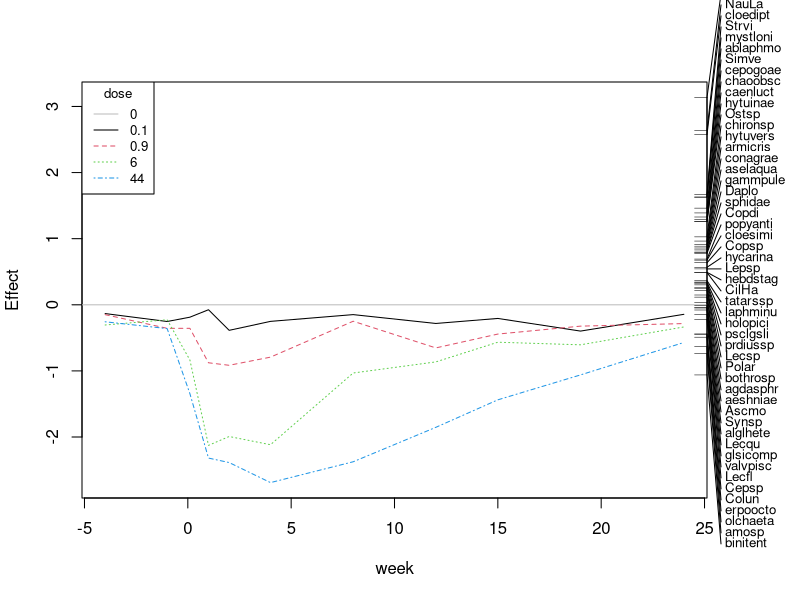

The R source for this figure:
library(vegan)


### Name: prc
### Title: Principal Response Curves for Treatments with Repeated
###   Observations
### Aliases: prc summary.prc plot.prc
### Keywords: multivariate

### ** Examples

## Chlorpyrifos experiment and experimental design: Pesticide
## treatment in ditches (replicated) and followed over from 4 weeks
## before to 24 weeks after exposure 
data(pyrifos)
week <- gl(11, 12, labels=c(-4, -1, 0.1, 1, 2, 4, 8, 12, 15, 19, 24))
dose <- factor(rep(c(0.1, 0, 0, 0.9, 0, 44, 6, 0.1, 44, 0.9, 0, 6), 11))
ditch <- gl(12, 1, length=132)
# PRC
mod <- prc(pyrifos, dose, week)
mod            # RDA
summary(mod)   # PRC
logabu <- colSums(pyrifos)
plot(mod, select = logabu > 100)
## Ditches are randomized, we have a time series, and are only
## interested in the first axis
ctrl <- how(plots = Plots(strata = ditch,type = "free"),
    within = Within(type = "series"), nperm = 99)
anova(mod, permutations = ctrl, first=TRUE)
